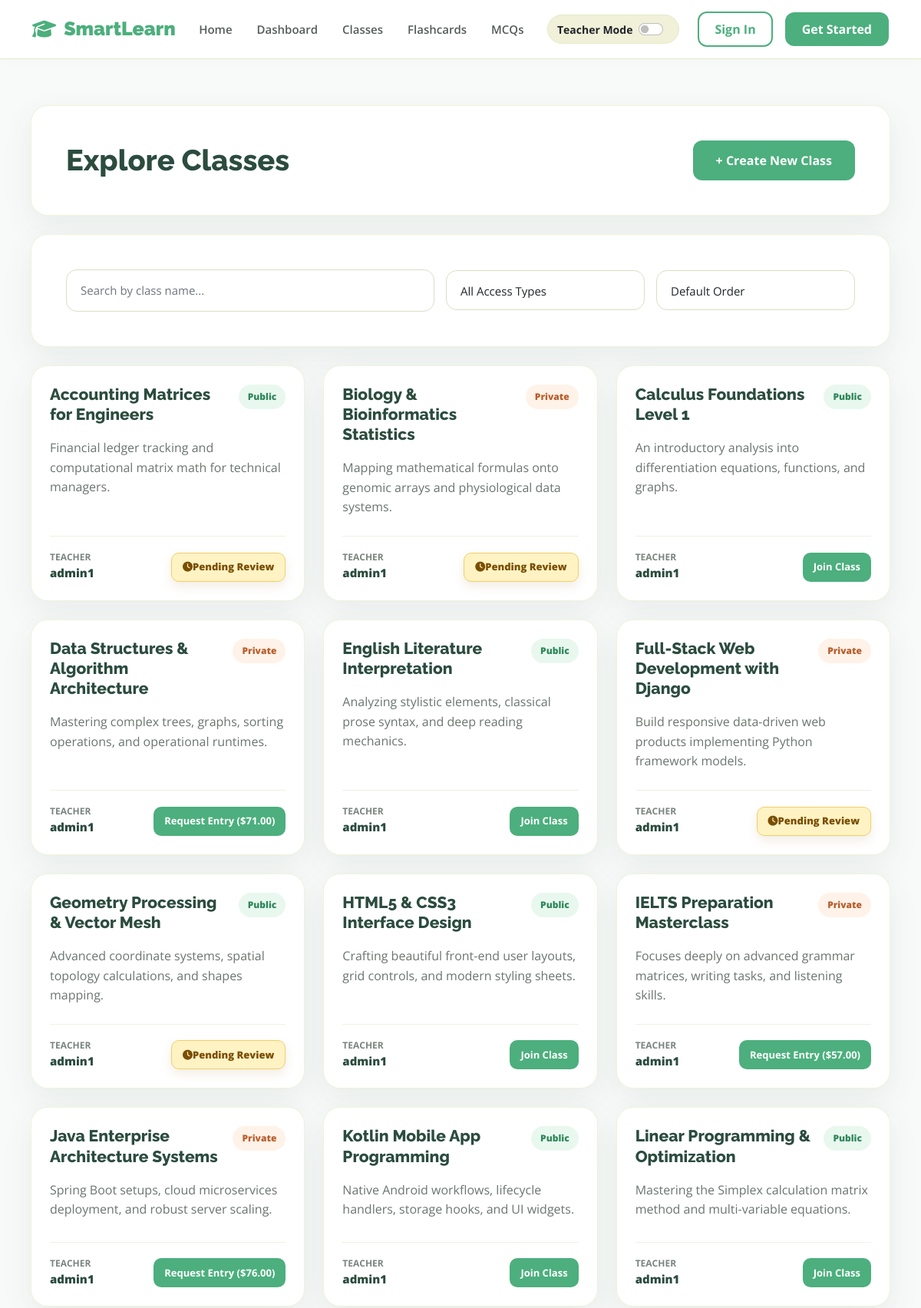
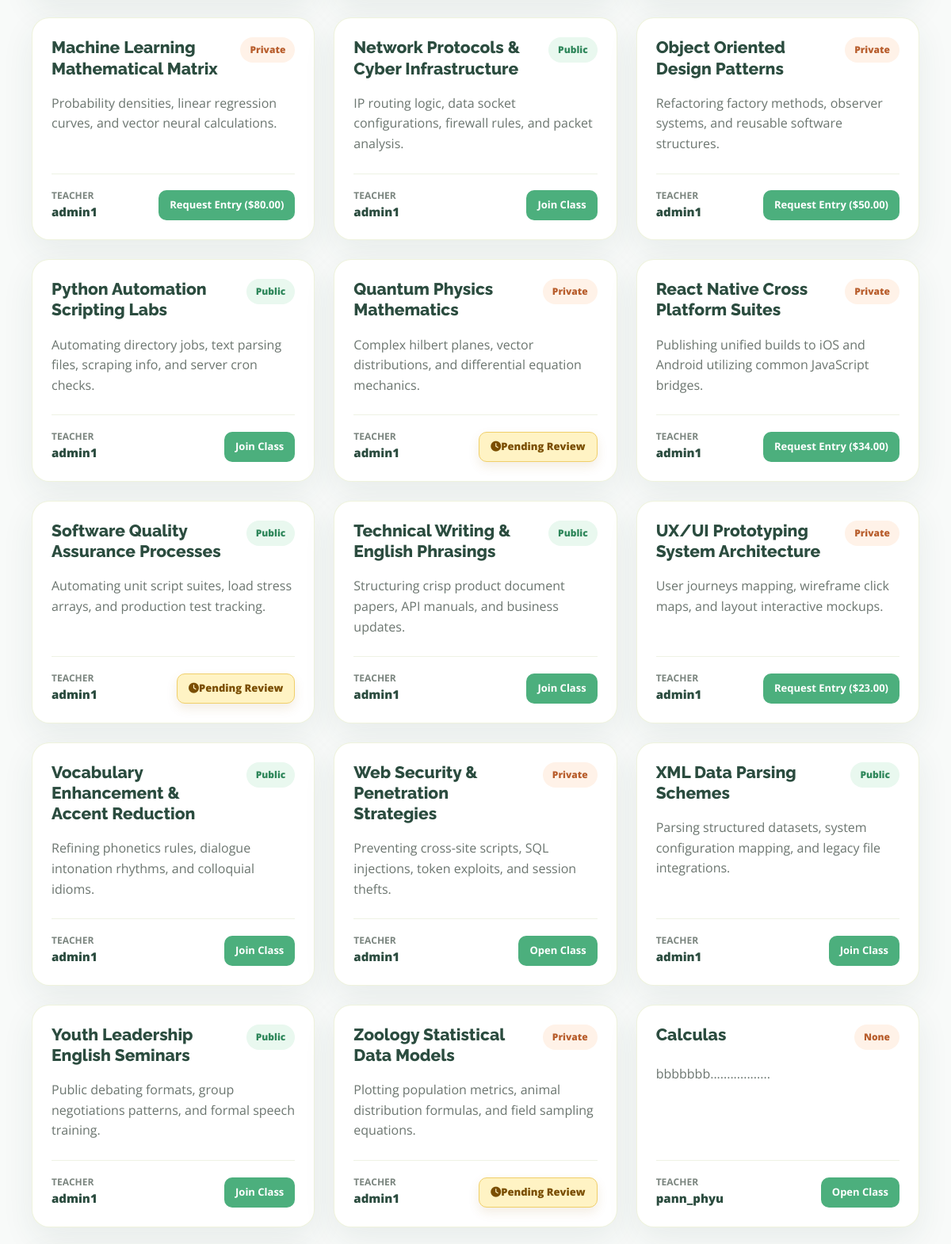
The page /browse/ (upper part) on the database its author committed (2 pictures, top to bottom).
### smartlearnApp/models.py (models this page shows, shortened)
class Classroom(models.Model):
    SUBJECT_CHOICES = [
        ('math', 'Mathematics'),
        ('science', 'Science'),
        ('coding', 'Coding/IT'),
        ('languages', 'Languages'),
        ('arts', 'Arts & Design'),
    ]
    CLASS_TYPES = [
        ('public', 'Public'),
        ('private', 'Private'),
    ]
    class_id = models.AutoField(primary_key=True)
    owner = models.ForeignKey(User, on_delete=models.CASCADE, related_name='owned_classrooms', null=True, blank=True)
    title = models.CharField(max_length=255, null=True, blank=True)
    description = models.TextField()
    subject = models.CharField(max_length=50, choices=SUBJECT_CHOICES, default='math')
    class_type = models.CharField(max_length=20, choices=CLASS_TYPES, default='public', null=True, blank=True)
    price = models.DecimalField(max_digits=10, decimal_places=2, default=0.00)
    created_at = models.DateTimeField(auto_now_add=True)
    created_from_site = models.BooleanField(default=False)

### smartlearnApp/views.py (the view)
# urls.py: path('browse/', views.browse_classes, name='browse_classes'),
def browse_classes(request):
    current_user = get_mock_user(request)
    classrooms = Classroom.objects.all()
    search_query = request.GET.get('search', '')
    if search_query:
        classrooms = classrooms.filter(title__istartswith=search_query)
    visibility = request.GET.get('visibility', '')
    if visibility == 'public':
        classrooms = classrooms.filter(class_type='public')
    elif visibility == 'private':
        classrooms = classrooms.filter(class_type='private')
    sorting = request.GET.get('sorting', '')
    if sorting == 'az':
        classrooms = classrooms.order_by('title')
    elif sorting == 'za':
        classrooms = classrooms.order_by('-title')
    user_enrollments = Enrollment.objects.filter(student=current_user)
    joined_class_ids = user_enrollments.filter(classroom_id__in=classrooms, status='approved').values_list(
        'classroom_id', flat=True)
    pending_class_ids = user_enrollments.filter(classroom_id__in=classrooms, status='pending').values_list(
        'classroom_id', flat=True)
    context = {
        'classrooms': classrooms,
        'search_query': search_query,
        'visibility': visibility,
        'sorting': sorting,
        'joined_class_ids': list(joined_class_ids),
        'pending_class_ids': list(pending_class_ids),
        'current_user_name': current_user.username,
    }
    return render(request, 'browserClass.html', context)

### smartlearnApp/views.py (called while the page is built)
def get_mock_user(request=None):
    if request and request.user.is_authenticated:
        return request.user
    username = "TestUser"
    if request:
        username = request.POST.get('user') or request.GET.get('user') or 'TestUser'
    user, created = User.objects.get_or_create(username=username)
    return user

### smartlearnApp/templates/browserClass.html (shortened to what this page needs)
{% extends 'base.html' %}
{% block content %}
<div class="styled-card content-header-box">
    <div class="page-title-row d-flex justify-content-between align-items-center">
        <h2 class="page-heading-large mb-0">Explore Classes</h2>
        <a href="{% url 'create_class' %}" class="btn-primary">+ Create New Class</a>
    </div>
</div>
<div class="styled-card filter-panel">
    <form method="GET" id="filterForm" action="{% url 'browse_classes' %}" class="filter-form">
        <div class="filter-row">
            <input
                type="text"
                name="search"
                id="searchInput"
                class="form-control search-input-width"
                placeholder="Search by class name..."
                value="{{ search_query }}"
                oninput="triggerInstantSearch()"
                autocomplete="off"
            >
            <select name="visibility" class="form-control select-input-width" onchange="document.getElementById('filterForm').submit()">
                <option value="">All Access Types</option>
            </select>
            <select name="sorting" class="form-control select-input-width" onchange="document.getElementById('filterForm').submit()">
                <option value="">Default Order</option>
            </select>
        </div>
    </form>
</div>
<div class="cards-grid">
    {% for classroom in classrooms %}
        <article class="styled-card class-card class-item-card" data-owner="{{ classroom.owner.username }}">
            <div class="class-card-header">
                <h3 class="class-card-title">{{ classroom.title }}</h3>
                <span class="status-badge {% if classroom.class_type == 'public' %}badge-public{% else %}badge-private{% endif %}">
                    {{ classroom.class_type|title }}
                </span>
            </div>
            <p class="class-card-desc">{{ classroom.description|truncatewords:20 }}</p>
            <div class="class-card-footer">
                <div class="teacher-info">
                    <span class="footer-text-small">Teacher</span>
                    <span class="footer-text-bold">{{ classroom.owner.username|default:"Unknown" }}</span>
                </div>
                <div class="card-actions">
                    {% if classroom.owner.username == current_user_name %}
                        <a href="{% url 'classroom_detail' classroom.class_id %}" class="btn-primary card-action-btn-small">Open</a>
                        <a href="{% url 'manage_enrollments' classroom.class_id %}" class="btn-secondary card-action-btn-small">Manage</a>
                        <a href="{% url 'delete_class' classroom.class_id %}" class="delete-link" onclick="return confirm('Are you sure you want to delete this class?');">Delete</a>
                    {% elif classroom.class_id in joined_class_ids %}
                        <a href="{% url 'classroom_detail' classroom.class_id %}" class="btn-primary card-action-btn-small">Open Class</a>
                    {% elif classroom.class_id in pending_class_ids %}
                        <span class="status-text-pending"><i class="fa-solid fa-clock"></i> Pending Review</span>
                    {% elif classroom.class_type == 'public' %}
                        <a href="{% url 'classroom_detail' classroom.class_id %}" class="btn-primary card-action-btn-small">Join Class</a>
                    {% else %}
                        <a href="{% url 'request_join_class' classroom.class_id %}" class="btn-primary card-action-btn-small">Request Entry (${{ classroom.price }})</a>
                    {% endif %}
                </div>
            </div>
        </article>
    {% empty %}
        <p class="empty-text-centered">No classrooms match your filter options.</p>
    {% endfor %}
</div>
{% endblock %}

### smartlearnApp/static/css/style.css (style rules this page uses)
.page-heading-large { font-family: "Raleway", sans-serif; font-size: 38px; font-weight: 800; color: #2b4c3f; margin-bottom: 12px; }
.styled-card { background: white; border-radius: 22px; padding: 45px; border: 1px solid rgba(228,235,198,0.6); box-shadow: 0 15px 40px rgba(43,76,63,0.08); }
.form-control { width:100%; padding:15px 18px; border-radius:14px; border:1px solid #d9dfc5; font-size:15px; transition:0.3s; }
select.form-control { height:52px; }
.btn-primary { background:#4CAF7D; color:white; text-decoration:none; padding:14px 30px; border:none; border-radius:12px; font-weight:700; cursor:pointer; transition:0.3s; }
.filter-form { width: 100%; }
.filter-row { display: flex !important; flex-direction: row; gap: 15px; align-items: center; width: 100%; }
.search-input-width { flex: 2; }
.select-input-width { flex: 1; }
.page-title-row { display: flex; align-items: center; justify-content: space-between; gap: 20px; }
.content-header-box, .filter-panel { margin-bottom: 24px; }
.cards-grid { display: grid; grid-template-columns: repeat(auto-fill, minmax(280px, 1fr)); gap: 24px; margin-top: 8px; }
.styled-card.class-card { display: flex; flex-direction: column; min-height: 260px; padding: 24px; }
.class-card-header { display: flex; align-items: flex-start; justify-content: space-between; gap: 16px; }
.class-card-title { color: #2b4c3f; font-size: 21px; font-weight: 800; line-height: 1.25; margin: 0; overflow-wrap: anywhere; }
.status-badge { flex: 0 0 auto; border-radius: 999px; font-size: 12px; font-weight: 800; padding: 7px 12px; }
.badge-public { background: #e9f8ef; color: #2f875b; }
.badge-private { background: #fff2e8; color: #b85e2d; }
.class-card-desc { color: #6b756f; line-height: 1.6; margin: 18px 0 24px; }
.class-card-footer { display: flex; align-items: flex-end; justify-content: space-between; gap: 18px; margin-top: auto; padding-top: 18px; border-top: 1px solid #eef2e4; }
.teacher-info { display: flex; flex-direction: column; min-width: 0; }
.footer-text-small { color: #7b857f; font-size: 12px; font-weight: 700; text-transform: uppercase; }
.footer-text-bold { color: #2b4c3f; font-size: 15px; font-weight: 800; overflow: hidden; text-overflow: ellipsis; white-space: nowrap; }
.card-actions { display: flex; align-items: center; justify-content: flex-end; flex-wrap: wrap; gap: 8px; margin-left: auto; min-width: 130px; text-align: right; }
.card-action-btn-small { display: inline-flex; align-items: center; justify-content: center; min-height: 38px; padding: 9px 14px; border-radius: 10px; font-size: 13px; line-height: 1.2; white-space: nowrap; }
.status-text-pending { display: inline-flex; align-items: center; justify-content: center; min-height: 38px; color: #7a4e00; background: #fff3c4; border: 1px solid #f0cf69; border-radius: 10px; box-shadow: 0 6px 14px rgba(155, 107, 24, 0.12); font-size: 13px; font-weight: 800; line-height: 1.2; padding: 9px 14px; white-space: nowrap; }

### smartlearnApp/templates/base.html (style rules this page uses)
* { margin: 0; padding: 0; box-sizing: border-box; }
body { font-family: "Open Sans", sans-serif; background-color: #f8faf9; color: #333; overflow-x: hidden; }
h1, h2, h3, h4, h5, h6 { font-family: "Raleway", sans-serif; font-weight: 700; color: #2b4c3f; }

### rows shown on the page
Classroom: title "Accounting Matrices for Engineers", class_type "Public", description "Financial ledger tracking and computational matrix math for technical managers.", owner.username "admin1", shows "Pending Review"
Classroom: title "Biology & Bioinformatics Statistics", class_type "Private", description "Mapping mathematical formulas onto genomic arrays and physiological data systems.", owner.username "admin1", shows "Pending Review"
Classroom: title "Calculus Foundations Level 1", class_type "Public", description "An introductory analysis into differentiation equations, functions, and graphs.", owner.username "admin1", shows "Join Class"
Classroom: title "Data Structures & Algorithm Architecture", class_type "Private", description "Mastering complex trees, graphs, sorting operations, and operational runtimes.", owner.username "admin1", price "71.00"
Classroom: title "English Literature Interpretation", class_type "Public", description "Analyzing stylistic elements, classical prose syntax, and deep reading mechanics.", owner.username "admin1", shows "Join Class"
Classroom: title "Full-Stack Web Development with Django", class_type "Private", description "Build responsive data-driven web products implementing Python framework models.", owner.username "admin1", shows "Pending Review"
Classroom: title "Geometry Processing & Vector Mesh", class_type "Public", description "Advanced coordinate systems, spatial topology calculations, and shapes mapping.", owner.username "admin1", shows "Pending Review"
Classroom: title "HTML5 & CSS3 Interface Design", class_type "Public", description "Crafting beautiful front-end user layouts, grid controls, and modern styling sheets.", owner.username "admin1", shows "Join Class"
Classroom: title "IELTS Preparation Masterclass", class_type "Private", description "Focuses deeply on advanced grammar matrices, writing tasks, and listening skills.", owner.username "admin1", price "57.00"
Classroom: title "Java Enterprise Architecture Systems", class_type "Private", description "Spring Boot setups, cloud microservices deployment, and robust server scaling.", owner.username "admin1", price "76.00"
Classroom: title "Kotlin Mobile App Programming", class_type "Public", description "Native Android workflows, lifecycle handlers, storage hooks, and UI widgets.", owner.username "admin1", shows "Join Class"
Classroom: title "Linear Programming & Optimization", class_type "Public", description "Mastering the Simplex calculation matrix method and multi-variable equations.", owner.username "admin1", shows "Join Class"
Classroom: title "Machine Learning Mathematical Matrix", class_type "Private", description "Probability densities, linear regression curves, and vector neural calculations.", owner.username "admin1", price "80.00"
Classroom: title "Network Protocols & Cyber Infrastructure", class_type "Public", description "IP routing logic, data socket configurations, firewall rules, and packet analysis.", owner.username "admin1", shows "Join Class"
Classroom: title "Object Oriented Design Patterns", class_type "Private", description "Refactoring factory methods, observer systems, and reusable software structures.", owner.username "admin1", price "50.00"
Classroom: title "Python Automation Scripting Labs", class_type "Public", description "Automating directory jobs, text parsing files, scraping info, and server cron checks.", owner.username "admin1", shows "Join Class"
Classroom: title "Quantum Physics Mathematics", class_type "Private", description "Complex hilbert planes, vector distributions, and differential equation mechanics.", owner.username "admin1", shows "Pending Review"
Classroom: title "React Native Cross Platform Suites", class_type "Private", description "Publishing unified builds to iOS and Android utilizing common JavaScript bridges.", owner.username "admin1", price "34.00"
Classroom: title "Software Quality Assurance Processes", class_type "Public", description "Automating unit script suites, load stress arrays, and production test tracking.", owner.username "admin1", shows "Pending Review"
Classroom: title "Technical Writing & English Phrasings", class_type "Public", description "Structuring crisp product document papers, API manuals, and business updates.", owner.username "admin1", shows "Join Class"
Classroom: title "UX/UI Prototyping System Architecture", class_type "Private", description "User journeys mapping, wireframe click maps, and layout interactive mockups.", owner.username "admin1", price "23.00"
Classroom: title "Vocabulary Enhancement & Accent Reduction", class_type "Public", description "Refining phonetics rules, dialogue intonation rhythms, and colloquial idioms.", owner.username "admin1", shows "Join Class"
Classroom: title "Web Security & Penetration Strategies", class_type "Private", description "Preventing cross-site scripts, SQL injections, token exploits, and session thefts.", owner.username "admin1", shows "Open Class"
Classroom: title "XML Data Parsing Schemes", class_type "Public", description "Parsing structured datasets, system configuration mapping, and legacy file integrations.", owner.username "admin1", shows "Join Class"
Classroom: title "Youth Leadership English Seminars", class_type "Public", description "Public debating formats, group negotiations patterns, and formal speech training.", owner.username "admin1", shows "Join Class"
Classroom: title "Zoology Statistical Data Models", class_type "Private", description "Plotting population metrics, animal distribution formulas, and field sampling equations.", owner.username "admin1", shows "Pending Review"
Classroom: title "Calculas", class_type "None", description "bbbbbbb..................", owner.username "pann_phyu", shows "Open Class"
